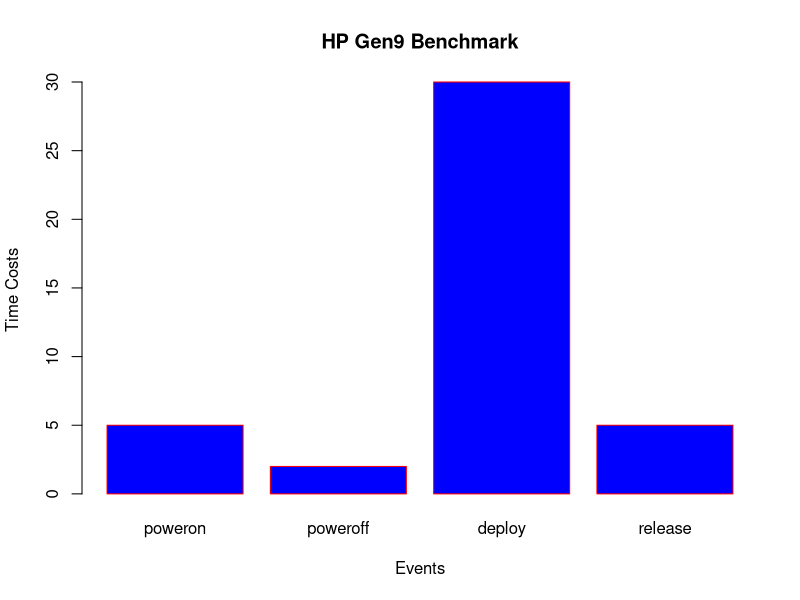

Recreate this plot in R.
#!/usr/local/bin/Rscript

duration <- c(5,2,30,5)

event <- c("poweron","poweroff","deploy","release")

barplot(duration,names.arg=event,xlab="Events",ylab="Time Costs",col="blue", main="HP Gen9 Benchmark",border="red")